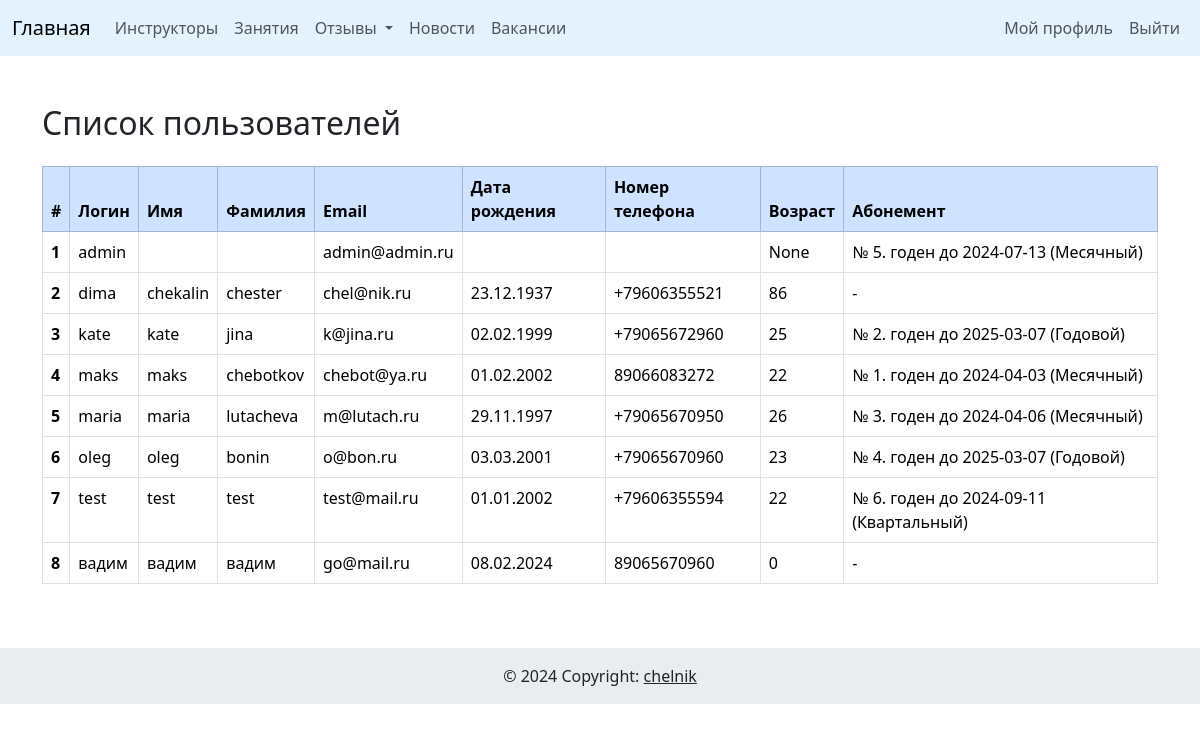
/users/me/ (signed in), run on the app's committed database.
### users/models.py (models this page shows, shortened)
class User(AbstractUser):
    date_of_birth = models.DateField(blank=True, null=True)
    phone_regex = RegexValidator(regex=r'^(?:\+7|8)\d{10}$',
                                 message="Неверный формат номера телефона")
    phone_number = models.CharField(validators=[phone_regex], max_length=12,
                                    unique=True, blank=False, null=False)
    @property
    def active_pool_pass(self):
        return self.pool_pass.filter(is_active=True).first()
    @property
    def age(self):
        if self.date_of_birth is not None:
            today = date.today()
            return today.year - self.date_of_birth.year - (
                    (today.month, today.day) < (self.date_of_birth.month,
                                                self.date_of_birth.day)
            )
        return None
    class Meta:
        verbose_name = 'Пользователь'
        verbose_name_plural = 'Пользователи'
        ordering = 'username',

### pool_app/models.py (models this page shows, shortened)
class PoolPass(models.Model):
    TYPE_CHOICES = (
        ('monthly', 'Месячный'),
        ('quarterly', 'Квартальный'),
        ('yearly', 'Годовой'),
    )
    owner = models.ForeignKey(User, on_delete=models.CASCADE,
                              verbose_name='Владелец',
                              related_name='pool_pass')
    pass_type = models.CharField(max_length=10, choices=TYPE_CHOICES,
                                 default='monthly',
                                 verbose_name='Тип абонемента')
    start_date = models.DateField(auto_now_add=True,
                                  verbose_name='Дата начала действия')
    end_date = models.DateField(verbose_name='Дата окончания действия')
    price = models.PositiveIntegerField(verbose_name='Стоимость')
    is_active = models.BooleanField(default=True, verbose_name='Активен')
    class Meta:
        verbose_name = 'Абонемент'
        verbose_name_plural = 'Абонементы'
    def check_activation(self):
        if self.end_date < timezone.now().date():
            self.is_active = False
            self.save()
    def __str__(self):
        return (f"№ {self.pk}. годен до {self.end_date}\n"
                f"({self.get_pass_type_display()})")

### users/views.py (the view, shortened to what this page needs)
# urls.py: path('me/', user_detail, name='user_detail'),
@login_required
def user_detail(request):
    user = request.user
    pool_pass = user.active_pool_pass
    signed_up_lessons = user.lessons.all()
    age = None
    if user.active_pool_pass:
        user.active_pool_pass.check_activation()
    if request.method == 'POST':
        form = UserCustomForm(request.POST, instance=user)
        if form.is_valid():
            form.save()
            return redirect('users:user_detail')
    else:
        form = UserCustomForm(instance=user)
    context = {
        'form': form,
        'age': age,
        'pool_pass': pool_pass,
        'signed_up_lessons': signed_up_lessons
    }
    if user.is_staff:
        users = User.objects.all()
        context['users'] = users
    return render(request, 'users/user_detail.html', context)

### users/templates/users/user_detail.html (shortened to what this page needs)
{% extends 'base.html' %}
{% block content %}
{% if users %}
<div class="container mt-5 mb-5">
    <h2 class="mb-4">Список пользователей</h2>
    <div class="table-responsive">
        <table class="table table-bordered table-hover">
            <thead class="table-primary">
                <tr>
                    <th scope="col">#</th>
                    <th scope="col">Логин</th>
                    <th scope="col">Имя</th>
                    <th scope="col">Фамилия</th>
                    <th scope="col">Email</th>
                    <th scope="col">Дата рождения</th>
                    <th scope="col">Номер телефона</th>
                    <th scope="col">Возраст</th>
                    <th scope="col">Абонемент</th>
                </tr>
            </thead>
            <tbody>
                {% for user in users %}
                <tr>
                    <th scope="row">{{ forloop.counter }}</th>
                    <td>{{ user.username }}</td>
                    <td>{{ user.first_name }}</td>
                    <td>{{ user.last_name }}</td>
                    <td>{{ user.email }}</td>
                    <td>{{ user.date_of_birth|date:"d.m.Y" }}</td>
                    <td>{{ user.phone_number }}</td>
                    <td>{{ user.age }}</td>
                    {% if user.active_pool_pass %}
                    <td>{{ user.active_pool_pass }}</td>
                    {% else %}
                    <td> - </td>
                    {% endif %}
                </tr>
                {% endfor %}
            </tbody>
        </table>
    </div>
</div>
{% endif %}
{% endblock %}

### data on the page
User: username "admin", email "admin@admin.ru", age "None", active_pool_pass "№ 5. годен до 2024-07-13 (Месячный)"
User: username "dima", first_name "chekalin", last_name "chester", email "chel@nik.ru", date_of_birth "23.12.1937", phone_number "+79606355521", age "86"
User: username "kate", first_name "kate", last_name "jina", email "k@jina.ru", date_of_birth "02.02.1999", phone_number "+79065672960", age "25", active_pool_pass "№ 2. годен до 2025-03-07 (Годовой)"
User: username "maks", first_name "maks", last_name "chebotkov", email "chebot@ya.ru", date_of_birth "01.02.2002", phone_number "89066083272", age "22", active_pool_pass "№ 1. годен до 2024-04-03 (Месячный)"
User: username "maria", first_name "maria", last_name "lutacheva", email "m@lutach.ru", date_of_birth "29.11.1997", phone_number "+79065670950", age "26", active_pool_pass "№ 3. годен до 2024-04-06 (Месячный)"
User: username "oleg", first_name "oleg", last_name "bonin", email "o@bon.ru", date_of_birth "03.03.2001", phone_number "+79065670960", age "23", active_pool_pass "№ 4. годен до 2025-03-07 (Годовой)"
User: username "test", first_name "test", last_name "test", email "test@mail.ru", date_of_birth "01.01.2002", phone_number "+79606355594", age "22", active_pool_pass "№ 6. годен до 2024-09-11 (Квартальный)"
User: username "вадим", first_name "вадим", last_name "вадим", email "go@mail.ru", date_of_birth "08.02.2024", phone_number "89065670960", age "0"
